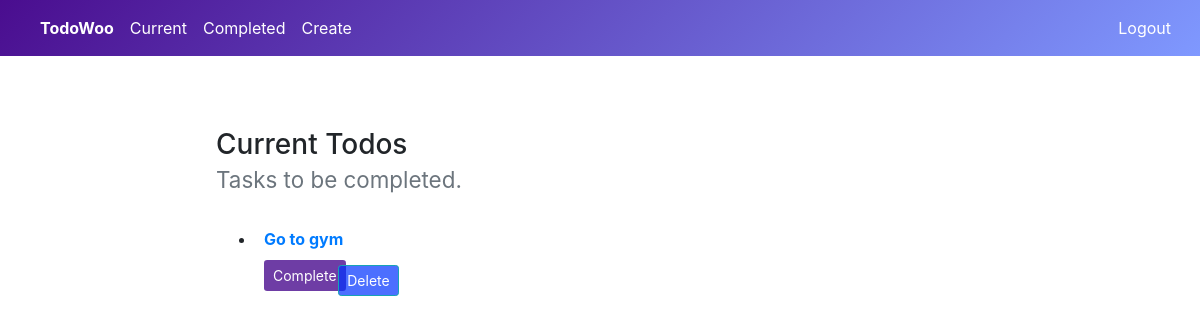
/currenttodos (signed in), run on an earlier commit of the app's database.
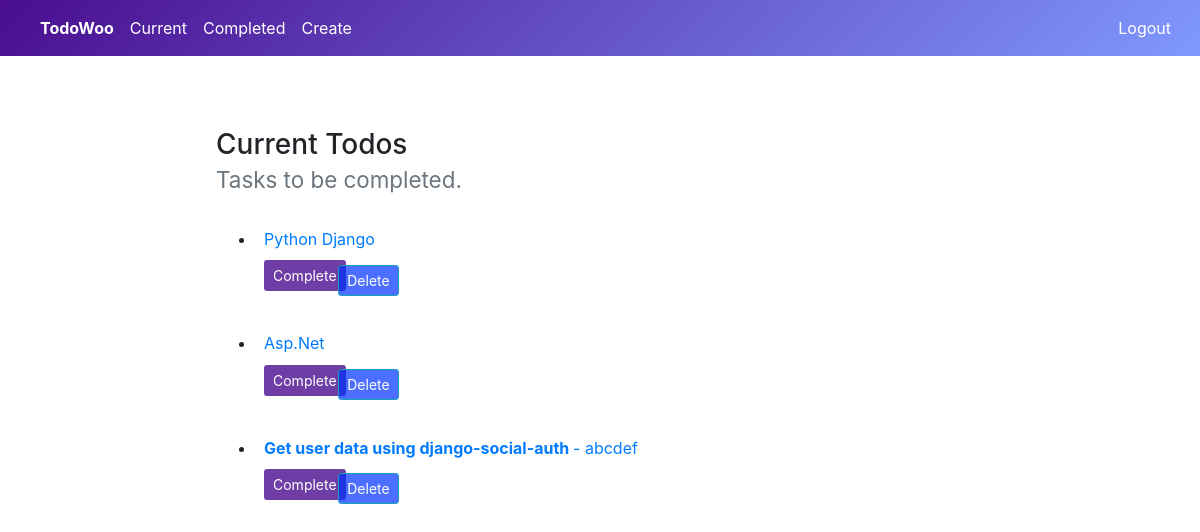
And on a later commit of the database.
### todo/models.py (models this page shows, shortened)
class Todo(models.Model):
    title = models.CharField(max_length=100)
    memo = models.TextField(blank=True)
    created = models.DateTimeField(auto_now_add=True)
    datecompleted = models.DateTimeField(null=True, blank=True)
    important = models.BooleanField(default=False)
    user = models.ForeignKey(User, on_delete=models.CASCADE)

### todo/views.py (the view)
# urls.py: path('currenttodos', views.currenttodos, name = 'currenttodos'),
@login_required
def currenttodos(request):
    todos = Todo.objects.filter(user=request.user, datecompleted__isnull=True)
    return render(request, 'currenttodos.html', {'todos':todos})

### templates/currenttodos.html (shortened to what this page needs)
<!DOCTYPE html>
<html lang="en">
<head>
    <link rel="stylesheet" href="https://maxcdn.bootstrapcdn.com/bootstrap/4.0.0/css/bootstrap.min.css">
</head>
<body>
 {% if user.is_authenticated %}
   <nav class="navbar navbar-expand-md navbar-light" style="background-image:linear-gradient(135deg, rgb(74,13,143)0%, rgba(0,51,255,0.5)100%);
">
    <div class="collapse navbar-collapse" id="navbarCollapse">
        <div class="navbar-nav">
            <a href="#" class="nav-item nav-link" style="color:white;"><strong>TodoWoo</strong></a>
            <a href="{% url 'currenttodos' %}" class="nav-item nav-link active" style="color:white;">Current </a>
            <a href="{% url 'completedtodos' %}" class="nav-item nav-link" style="color:white;">Completed </a>
            <a href="{% url 'createtodos' %}" class="nav-item nav-link" style="color:white;">Create</a>
        </div>
        <div class="navbar-nav ml-auto">
            <form action="{% url 'logoutuser' %}" method="POST">
            <button type="submit" class="btn btn-link" style="color:white;">Logout</button>
            </form>
        </div>
    </div>
</nav>
{% endif %}
    <br>
    <br>
    {% if todos%}
    <div style="margin-left:18%; margin-top:2%;">
    <h3>
  Current Todos
  <br>
  <small class="text-muted">Tasks to be completed.</small>
    </h3>
    </div>
    <div class="d-flex flex-column" style="margin-left:18%; margin-top:2%;">
    <ul>
    {% for todo in todos %}
    <li>
    <a href="{% url 'viewtodo' todo.id %}">
    {% if todo.important %}<strong>{% endif %}
     <div class="p-2">{{todo.title}}
    {% if todo.important %}</strong>{% endif %}
    {% if todo.memo %}
     - {{todo.memo}}
     {% endif %}
     <div>
    <form method = "POST" action="{% url 'completetodo' todo.id%}">
   <button type="submit" class="btn btn-sm" style="margin-top:1%; background-color:rgb(74,13,143,.8); color:white;">Complete</button>
    </form>
    </div>
    <div>
     <form method = "POST" action="{% url 'deletetodo' todo.id%}">
   <button type="submit" class="btn btn-info btn-sm" style="margin-left:8%; margin-top:-5.35%; background-color:rgba(0,51,255,0.7);">Delete</button>
    </form>
    </div>
    </div>
    </a>
    </li>
    {% endfor %}
    {% endif %}
</body>
</html>

What changed in the data, as far as the page shows it:
no longer on this page (row edited): Todo: title "Go to gym"
added Todo: title "Python Django"
added Todo: title "Asp.Net"
added Todo: title "Get user data using django-social-auth", memo "abcdef"
